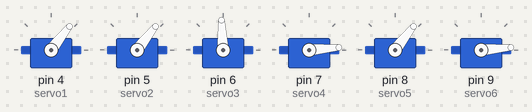
The sketch below on a simulated Arduino Uno, built with avr-gcc and run on an emulated ATmega328P. On the bench: 6 × servo. What the sketch prints to the serial monitor is not drawn.

Above: at 0.15 s.
At 0.72 s:
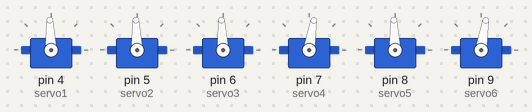
At 1.9 s:
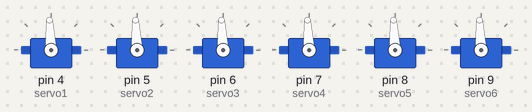
Timing chart, 0 to 3.4 s (numbered marks = the images above):
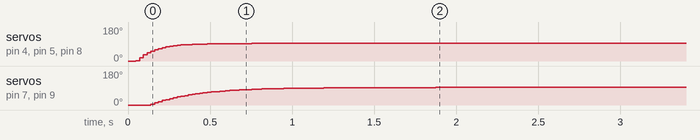

Measured:
- by itself, servo on pin 4 (servo1), servo on pin 5 (servo2), servo on pin 8 (servo5): moves from 0° to 93° over 0.71 s
- by itself, servo on pin 7 (servo4), servo on pin 9 (servo6): moves from 0° to 93° over 1.7 s

The sketch:

Slave_Servo_Controller_3.ino
```cpp
#include <Servo.h>
#include <Wire.h>

int ServoAddress = 0x0C; // Servo Controller Hex Address

byte ServoHoldingRegister[8];

float Axis_A = 1500;
float Axis_A1 = 1500;
float Axis_B = 1500;
float Axis_C = 1500;
float Axis_D = 1500;
float Axis_E = 1500;
int Function;

float Joystick_A;
float Joystick_B;
float Joystick_C;
float Joystick_D;
float Joystick_E;

int SaveState = 1;
int Save;

float ZeroCal_A = 0;
float ZeroCal_B = 0;
float ZeroCal_C = 0;
float ZeroCal_D = 0;
float ZeroCal_E = 0;

int pot1;
int pot1A;
int pot2;
int pot3;
int pot4;
int pot5;


float pot1Scaled;
float pot1AScaled;
float pot2Scaled;
float pot3Scaled;
float pot4Scaled;
float pot5Scaled;


float pot1Smoothed;
float pot1ASmoothed;
float pot2Smoothed;
float pot3Smoothed;
float pot4Smoothed;
float pot5Smoothed;

float pot1SmoothedPrev;
float pot1ASmoothedPrev;
float pot2SmoothedPrev;
float pot3SmoothedPrev;
float pot4SmoothedPrev;
float pot5SmoothedPrev;

Servo servo1; //Yes 1
Servo servo2; //Yes 2
Servo servo3; //So So 1

Servo servo4; //No 1
Servo servo5; //Eye Up/Down
Servo servo6; //Eye Left/Right


void setup() {
  Serial.begin(9600);
                  Serial.print("  serial Enabled ");
  Wire.begin(ServoAddress);
  Wire.setClock(100000);

  Wire.onReceive(receiveEvent);

  servo1.attach(4);
  servo2.attach(5);
  servo3.attach(6);

  servo4.attach(7);
  servo5.attach(8);
  servo6.attach(9);

}

void loop() {

if ((Joystick_A > ZeroCal_A + 10) && (Axis_A > 600)) {
      Axis_A = Axis_A - 5;
      Axis_A1 = Axis_A1 + 5;
  }
  if ((Joystick_A < ZeroCal_A - 10) && (Axis_A < 1600)) {
      Axis_A = Axis_A + 5;
      Axis_A1 = Axis_A1 - 5;
  }
if ((Joystick_B > ZeroCal_B + 10) && (Axis_B < 1700)) {
      Axis_B = Axis_B + 5;
  }
  if ((Joystick_B < ZeroCal_B - 10) && (Axis_B > 1200)) {
      Axis_B = Axis_B - 5;
  }
if ((Joystick_C > ZeroCal_C + 10) && (Axis_C < 1800)) {
      Axis_C = Axis_C + 1;
  }
  if ((Joystick_C < ZeroCal_C - 10) && (Axis_C > 1400)) {
      Axis_C = Axis_C - 1;
  }
if ((Joystick_D > ZeroCal_D + 10) && (Axis_D < 1700)) {
      Axis_D = Axis_D + 5;
  }
  if ((Joystick_D < ZeroCal_D - 10) && (Axis_D > 1300)) {
      Axis_D = Axis_D - 5;
  }
if ((Joystick_E > ZeroCal_E + 10) && (Axis_E < 1700)) {
      Axis_E = Axis_E + 5;
  }
  if ((Joystick_E < ZeroCal_E - 10) && (Axis_E > 1300)) {
      Axis_E = Axis_E - 5;
  }

  pot1 = Axis_A;
  pot1A = Axis_A1;
  pot2 = Axis_B;
  pot3 = Axis_C;
  pot4 = Axis_D;
  pot5 = Axis_E;

  // smooth pots

  pot1Smoothed = (pot1 * 0.05) + (pot1SmoothedPrev * 0.95);
  pot1ASmoothed = (pot1A * 0.05) + (pot1ASmoothedPrev * 0.95);
  //pot2Smoothed = (pot2 * 0.02) + (pot2SmoothedPrev * 0.98);
  pot2Smoothed = pot2;
  pot3Smoothed = (pot3 * 0.02) + (pot3SmoothedPrev * 0.98);
  pot4Smoothed = (pot4 * 0.05) + (pot4SmoothedPrev * 0.95);
  pot5Smoothed = (pot5 * 0.02) + (pot5SmoothedPrev * 0.98);

  // bookmark previous values

  pot1SmoothedPrev = pot1Smoothed;
  pot1ASmoothedPrev = pot1ASmoothed;
  pot2SmoothedPrev = pot2Smoothed;
  pot3SmoothedPrev = pot3Smoothed;
  pot4SmoothedPrev = pot4Smoothed;
  pot5SmoothedPrev = pot5Smoothed;
/*
  Serial.print(pot1Smoothed);
  Serial.print(" , ");
  Serial.print(pot1ASmoothed);
  Serial.print(" , ");
  Serial.print(pot2Smoothed);
  Serial.print(" , ");
  Serial.print(pot3Smoothed);
  Serial.print(" , ");
  Serial.print(pot4Smoothed);
  Serial.print(" , ");
  Serial.println(pot5Smoothed);
*/
  // write servos

  servo1.writeMicroseconds(pot1Smoothed);
  servo2.writeMicroseconds(pot1ASmoothed);

  servo3.writeMicroseconds(pot2Smoothed);
  servo4.writeMicroseconds(pot3Smoothed);

  servo5.writeMicroseconds(pot4Smoothed);
  servo6.writeMicroseconds(pot5Smoothed);


  delay(5);                      // run loop 200 times/second

}

void receiveEvent(int howmany) {
       // Serial.println("  Debug: Data Recieved ");
       //         Serial.print("  Debug: Recieved Command was ");
  for(int ia=0; ia<howmany; ia++)
  {
    ServoHoldingRegister[ia] = Wire.read();
       // Serial.print(ServoHoldingRegister[ia]);
      //  Serial.print(", ");
  }
  if (SaveState == 1) {
    ZeroCal_A = ServoHoldingRegister[1] * 10;
    ZeroCal_B = ServoHoldingRegister[2] * 10;
    ZeroCal_C = ServoHoldingRegister[3] * 10;
    ZeroCal_D = ServoHoldingRegister[4] * 10;
    ZeroCal_E = ServoHoldingRegister[5] * 10;
    SaveState = 0;
  }
  Joystick_A = ServoHoldingRegister[1] * 10;
  Joystick_B = ServoHoldingRegister[2] * 10;
  Joystick_C = ServoHoldingRegister[3] * 10;
  Joystick_D = ServoHoldingRegister[4] * 10;
  Joystick_E = ServoHoldingRegister[5] * 10;
  Function = ServoHoldingRegister[6];
}
```
